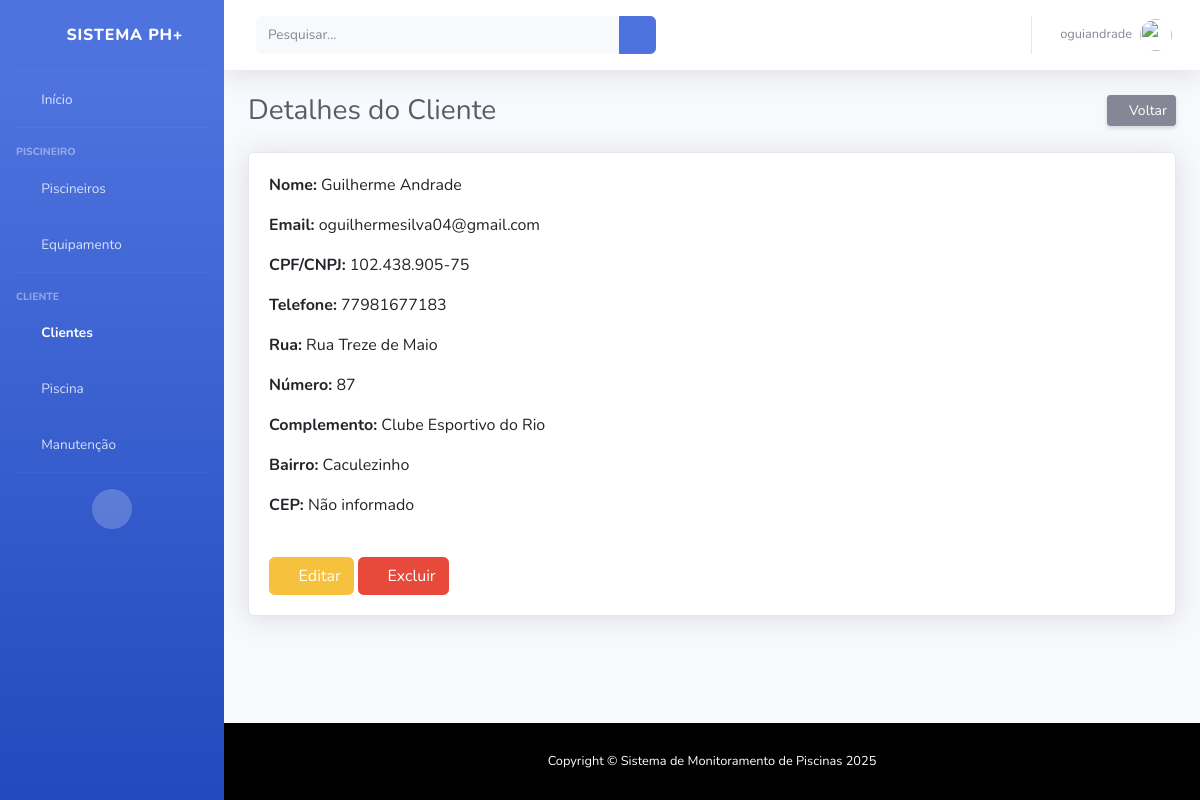
/cliente/1/ (signed in), run on the app's committed database.
### cliente/models.py (models this page shows, shortened)
class Cliente(User):
    cpf_cnpj = models.CharField(max_length=20, unique=True, blank=True, null=True)
    telefone = models.CharField(max_length=20, blank=True, null=True)
    rua = models.CharField(max_length=255, blank=True, null=True)
    cep = models.CharField(max_length=10, blank=True, null=True)
    bairro = models.CharField(max_length=100, blank=True, null=True)
    numero = models.IntegerField(blank=True, null=True)
    complemento = models.CharField(max_length=100, blank=True, null=True)
    class Meta:
        verbose_name = 'Cliente'
        verbose_name_plural = 'Clientes'

### cliente/views.py (the view)
# urls.py: path('<int:id_cliente>/', views.detalhe, name="cliente_detalhe"),
@login_required
def detalhe(request, id_cliente):
    cliente = get_object_or_404(Cliente, id=id_cliente)
    return render(request, 'cliente/detalhe.html', {'cliente': cliente})

### templates/cliente/detalhe.html (shortened to what this page needs)
{% extends 'base.html' %}
{% load static %}
{% block content %}
<div class="d-sm-flex align-items-center justify-content-between mb-4">
    <h1 class="h3 mb-0 text-gray-800">Detalhes do Cliente</h1>
    <a href="{% url 'cliente_index' %}" class="d-none d-sm-inline-block btn btn-sm btn-secondary shadow-sm">
        <i class="fas fa-arrow-left fa-sm text-white-50"></i> Voltar
    </a>
</div>
<div class="card shadow mb-4">
    <div class="card-body">
        <div class="row">
            <div class="col-md-6">
                <p><strong>Nome:</strong> {{ cliente.get_full_name|default:cliente.username }}</p>
                <p><strong>Email:</strong> {{ cliente.email|default:"Não informado" }}</p>
                <p><strong>CPF/CNPJ:</strong> {{ cliente.cpf_cnpj|default:"Não informado" }}</p>
                <p><strong>Telefone:</strong> {{ cliente.telefone|default:"Não informado" }}</p>
                <p><strong>Rua:</strong> {{ cliente.rua|default:"Não informado" }}</p>
                <p><strong>Número:</strong> {{ cliente.numero|default:"Não informado" }}</p>
                <p><strong>Complemento:</strong> {{ cliente.complemento|default:"Não informado" }}</p>
                <p><strong>Bairro:</strong> {{ cliente.bairro|default:"Não informado" }}</p>
                <p><strong>CEP:</strong> {{ cliente.cep|default:"Não informado" }}</p>
            </div>
        </div>
        <div class="mt-4">
            <a href="{% url 'cliente_edit' cliente.id %}" class="btn btn-warning">
                <i class="fas fa-edit"></i> Editar
            </a>
            <a href="{% url 'cliente_delete' cliente.id %}" class="btn btn-danger">
                <i class="fas fa-trash"></i> Excluir
            </a>
        </div>
    </div>
</div>
{% endblock %}

### templates/topbar.html (shortened to what this page needs)
{% load static %}
<nav class="navbar navbar-expand navbar-light bg-white topbar mb-4 static-top shadow">
    <form class="d-none d-sm-inline-block form-inline mr-auto ml-md-3 my-2 my-md-0 mw-100 navbar-search">
        <div class="input-group">
            <input type="text" class="form-control bg-light border-0 small" placeholder="Pesquisar..."
                aria-label="Search" aria-describedby="basic-addon2">
            <div class="input-group-append">
                <button class="btn btn-primary" type="button">
                    <i class="fas fa-search fa-sm"></i>
                </button>
            </div>
        </div>
    </form>
    <ul class="navbar-nav ml-auto">
        <li class="nav-item dropdown no-arrow">
            <a class="nav-link dropdown-toggle" href="#" id="userDropdown" role="button" data-toggle="dropdown"
                aria-haspopup="true" aria-expanded="false">
                <span class="mr-2 d-none d-lg-inline text-gray-600 small">
                    {% if user.is_authenticated %}
                    {{ user.username }}
                    {% else %}
                    Guest
                    {% endif %}
                </span>
                <img class="img-profile rounded-circle" src="{% static 'sb-admin-2/img/undraw_profile.svg' %}">
            </a>
        </li>
    </ul>
</nav>

### templates/base.html (style rules this page uses)
html, body { height: 100%; }
body { display: flex; flex-direction: column; min-height: 100vh; }

### data on the page
Cliente: get_full_name "Guilherme Andrade", cpf_cnpj "102.438.905-75", telefone "77981677183", rua "Rua Treze de Maio", numero "87", complemento "Clube Esportivo do Rio", bairro "Caculezinho", cep "Não informado"

### other printed values
{{ user.username }} "oguiandrade"
{{ cliente.email|default:"Não informado" }} "oguilhermesilva04@gmail.com"
